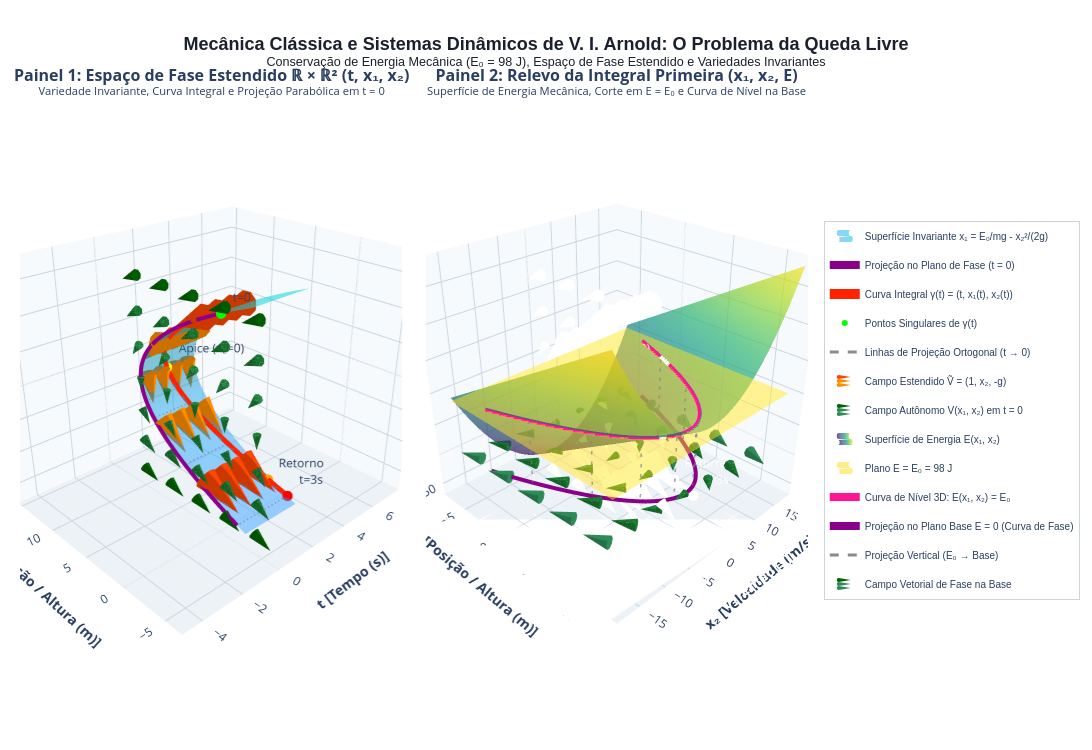

The notebook cell this image was saved under:
### Markdown cell above
# 1.1.14 Example: Free Fall (V. I. Arnold — *Ordinary Differential Equations*)

This notebook implements the scientific and geometric **dual-panel 3D visualization** for the free fall problem, strictly adhering to the geometric framework established by **Vladimir I. Arnold** in his landmark textbook *Ordinary Differential Equations* (Section 1.1: *Phase Spaces*).

---

### 1. Dynamical System Formulation
Newton's equation of motion for a point mass $m$ under uniform gravitational acceleration $g$ is:
$$ m \ddot{x} = -mg \implies \ddot{x} = -g $$

Defining state variables in the phase space $\mathbb{R}^2$:
- $x_1 = x$ (position / height);
- $x_2 = \dot{x}_1$ (velocity).

We obtain the first-order autonomous system of ordinary differential equations:
$$\begin{cases} \dot{x}_1 = x_2 \\ \dot{x}_2 = -g \end{cases}$$

The associated phase velocity vector field on $\mathbb{R}^2$ is $V(x_1, x_2) = (x_2, -g)$.

---

### 2. First Integral and Mechanical Energy Conservation
Multiplying the second equation by $m x_2 = m \dot{x}_1$, we obtain:
$$ m x_2 \dot{x}_2 + mg \dot{x}_1 = 0 \implies \frac{d}{dt} \left( \frac{1}{2}m x_2^2 + mg x_1 \right) = 0 $$

The total mechanical energy function:
$$ E(x_1, x_2) = \frac{1}{2}m x_2^2 + mg x_1 $$
is a **first integral** (conserved quantity / motion invariant) along any phase trajectory:
$$ L_V E = \nabla E \cdot V = (mg)(x_2) + (m x_2)(-g) \equiv 0 $$

For the physical parameters prescribed:
- $g = 9.8\ \text{m/s}^2$
- $m = 1.0\ \text{kg}$
- Initial conditions at $t = 0$: $x_1(0) = 0.0\ \text{m}$, $x_2(0) = 14.0\ \text{m/s}$
- Constant Mechanical Energy: $E_0 = \frac{1}{2}(1.0)(14.0)^2 + (1.0)(9.8)(0.0) = 98.0\ \text{J}$
- Time interval: $t \in [0, 3]\ \text{s}$

The phase trajectories are the level curves given by $E(x_1, x_2) = E_0$, which defines the parabola:
$$ x_1 = \frac{E_0}{mg} - \frac{1}{2g} x_2^2 = 10.0 - \frac{x_2^2}{19.6} $$

---

### 3. Geometry in the Dual 3D Panels

1. **Panel 1: Extended Phase Space $\mathbb{R} \times \mathbb{R}^2$ with coordinates $(t, x_1, x_2)$**
   - **Invariant Manifold (Parabolic Cylinder)**: The energy constraint $E(x_1, x_2) = E_0$ extended across all $t \in [0, 3]$ generates a semitransparent parabolic cylinder.
   - **3D Integral Curve**: $\gamma(t) = \left(t, -\frac{1}{2}gt^2 + v_0 t + x_0, -gt + v_0\right)$ highlighted in bold red, lying directly on the parabolic cylinder surface.
   - **Extended 3D Vector Field**: $\tilde{V}(t, x_1, x_2) = (1, x_2, -g)$ represented by 3D arrows/cones everywhere tangent to the cylindrical manifold.
   - **Phase Plane Projection at $t = 0$**: Orthogonal shadow of the trajectory on the lateral wall, accompanied by the 2D autonomous vector field $V(x_1, x_2) = (x_2, -g)$ (pointing right and down for $x_2 > 0$, purely downward at $x_2 = 0$, and left and down for $x_2 < 0$) and orthogonal dashed drop lines.

2. **Panel 2: First Integral Relief with coordinates $(x_1, x_2, E)$**
   - **Energy Surface**: The 3D graph $E(x_1, x_2) = \frac{1}{2}m x_2^2 + mg x_1$ forming an inclined parabolic trough.
   - **Constant Energy Plane**: Horizontal semitransparent cutting plane at height $E = E_0 = 98.0\ \text{J}$.
   - **Level Curve and Base Projection**: The 3D intersection curve $E(x_1, x_2) = E_0$ and its vertical orthogonal projection onto the base plane $E = 0$ alongside the vector field $V(x_1, x_2) = (x_2, -g)$, geometrically demonstrating that phase trajectories are the level curves of mechanical energy.

### Code cell
# Interactive 3D Visualization via Plotly (Exports HTML and displays interactively)
from free_fall_3d_arnold import build_plotly_figure

fig_plotly = build_plotly_figure()
fig_plotly.write_html('free_fall_arnold_3d.html', include_plotlyjs='cdn')
fig_plotly.show()

### Figure 1 — Plotly figure (JSON) as saved in the notebook; plotly's stock layout.template omitted (floating-point values rounded to 4 significant figures; data arrays with more than 128 entries replaced by an {"elided": "..."} marker saying what was removed)
{"data": [{"colorscale": [[0, "rgba(30,144,255,0.45)"], [1, "rgba(0,206,209,0.55)"]], "hoverinfo": "text", "hovertext": "Variedade de Energia E₀ = 98 J (Cilindro Parabólico)", "legendgroup": "p1_surf", "name": "Superfície Invariante x₁ = E₀/mg - x₂²/(2g)", "scene": "scene", "showlegend": true, "showscale": false, "type": "surface", "x": {"elided": "50x40 float values"}, "y": {"elided": "50x40 float values"}, "z": {"elided": "50x40 float values"}}, {"hoverinfo": "text", "hovertext": "Órbita de Fase Projetada em t = 0: x₁ = 10 - x₂²/19.6", "legendgroup": "p1_proj", "line": {"color": "#8B008B", "width": 8}, "mode": "lines", "name": "Projeção no Plano de Fase (t = 0)", "scene": "scene", "showlegend": true, "type": "scatter3d", "x": {"elided": "250 float values"}, "y": {"elided": "250 float values"}, "z": {"elided": "250 float values"}}, {"hoverinfo": "text", "hovertext": {"elided": "250 str values"}, "legendgroup": "p1_gamma", "line": {"color": "#FF2200", "width": 10}, "mode": "lines", "name": "Curva Integral γ(t) = (t, x₁(t), x₂(t))", "scene": "scene", "showlegend": true, "type": "scatter3d", "x": {"elided": "250 float values"}, "y": {"elided": "250 float values"}, "z": {"elided": "250 float values"}}, {"hoverinfo": "text", "hovertext": ["Início: t=0 s, x₁=0 m, x₂=+14 m/s", "Ápice: t=1.43 s, x₁=10 m, x₂=0 m/s", "Retorno à base: t=2.86 s, x₁=0 m, x₂=-14 m/s", "Fim: t=3.0 s, x₁=-2.1 m, x₂=-15.4 m/s"], "legendgroup": "p1_pts", "marker": {"color": ["#00FF00", "#FFFF00", "#FFA500", "#FF0000"], "size": 6}, "mode": "markers+text", "name": "Pontos Singulares de γ(t)", "scene": "scene", "showlegend": true, "text": [" t=0", " Ápice (x₂=0)", " Retorno", " t=3s"], "textposition": "top right", "type": "scatter3d", "x": [0.0, 1.429, 2.857, 3.0], "y": [0.0, 10.0, 0.0, -2.1], "z": [14.0, 0.0, -14.0, -15.4]}, {"hoverinfo": "none", "legendgroup": "p1_tie", "line": {"color": "rgba(120, 120, 120, 0.85)", "dash": "dash", "width": 3}, "mode": "lines", "name": "Linhas de Projeção Ortogonal (t → 0)", "scene": "scene", "showlegend": true, "type": "scatter3d", "x": [0, 0, null, 0.5, 0, null, 1, 0, null, 1.429, 0, null, 2, 0, null, 2.5, 0, null, 3, 0, null], "y": [0, 0, null, 5.775, 5.775, null, 9.1, 9.1, null, 10.0, 10.0, null, 8.4, 8.4, null, 4.375, 4.375, null, -2.1, -2.1, null], "z": [14, 14, null, 9.1, 9.1, null, 4.2, 4.2, null, -0.00028, -0.00028, null, -5.6, -5.6, null, -10.5, -10.5, null, -15.4, -15.4, null]}, {"anchor": "tail", "colorscale": [[0, "#FF8C00"], [1, "#FF4500"]], "hoverinfo": "text", "hovertext": "Vetor Tangente Estendido Ṽ(t, x₁, x₂) = (1, x₂, -g)", "legendgroup": "p1_cone", "name": "Campo Estendido Ṽ = (1, x₂, -g)", "scene": "scene", "showlegend": true, "showscale": false, "sizemode": "absolute", "sizeref": 1.3, "type": "cone", "u": [0.03221, 0.03221, 0.03221, 0.03221, 0.04335, 0.04335, 0.04335, 0.04335, 0.05076, 0.05076, 0.05076, 0.05076, 0.04335, 0.04335, 0.04335, 0.04335, 0.03221, 0.03221, 0.03221, 0.03221], "v": [-0.9662, -0.9662, -0.9662, -0.9662, -0.6502, -0.6502, -0.6502, -0.6502, 0.0, 0.0, 0.0, 0.0, 0.6502, 0.6502, 0.6502, 0.6502, 0.9662, 0.9662, 0.9662, 0.9662], "w": [-0.789, -0.789, -0.789, -0.789, -1.062, -1.062, -1.062, -1.062, -1.244, -1.244, -1.244, -1.244, -1.062, -1.062, -1.062, -1.062, -0.789, -0.789, -0.789, -0.789], "x": [0.4, 1.133, 1.867, 2.6, 0.4, 1.133, 1.867, 2.6, 0.4, 1.133, 1.867, 2.6, 0.4, 1.133, 1.867, 2.6, 0.4, 1.133, 1.867, 2.6], "y": [2.653, 2.653, 2.653, 2.653, 8.163, 8.163, 8.163, 8.163, 10.0, 10.0, 10.0, 10.0, 8.163, 8.163, 8.163, 8.163, 2.653, 2.653, 2.653, 2.653], "z": [-12.0, -12.0, -12.0, -12.0, -6.0, -6.0, -6.0, -6.0, 0.0, 0.0, 0.0, 0.0, 6.0, 6.0, 6.0, 6.0, 12.0, 12.0, 12.0, 12.0]}, {"hoverinfo": "none", "line": {"color": "#FF4500", "width": 3}, "mode": "lines", "scene": "scene", "showlegend": false, "type": "scatter3d", "x": [0.4, 0.4322, null, 1.133, 1.166, null, 1.867, 1.899, null, 2.6, 2.632, null, 0.4, 0.4433, null, 1.133, 1.177, null, 1.867, 1.91, null, 2.6, 2.643, null, 0.4, 0.4508, null, 1.133, 1.184, null, 1.867, 1.917, null, 2.6, 2.651, null, 0.4, 0.4433, null, 1.133, 1.177, null, 1.867, 1.91, null, 2.6, 2.643, null, 0.4, 0.4322, null, 1.133, 1.166, null, 1.867, 1.899, null, 2.6, 2.632, null], "y": [2.653, 1.687, null, 2.653, 1.687, null, 2.653, 1.687, null, 2.653, 1.687, null, 8.163, 7.513, null, 8.163, 7.513, null, 8.163, 7.513, null, 8.163, 7.513, null, 10, 10, null, 10, 10, null, 10, 10, null, 10, 10, null, 8.163, 8.814, null, 8.163, 8.814, null, 8.163, 8.814, null, 8.163, 8.814, null, 2.653, 3.619, null, 2.653, 3.619, null, 2.653, 3.619, null, 2.653, 3.619, null], "z": [-12, -12.79, null, -12, -12.79, null, -12, -12.79, null, -12, -12.79, null, -6, -7.062, null, -6, -7.062, null, -6, -7.062, null, -6, -7.062, null, 0, -1.244, null, 0, -1.244, null, 0, -1.244, null, 0, -1.244, null, 6, 4.938, null, 6, 4.938, null, 6, 4.938, null, 6, 4.938, null, 12, 11.21, null, 12, 11.21, null, 12, 11.21, null, 12, 11.21, null]}, {"anchor": "tail", "colorscale": [[0, "#2E8B57"], [1, "#006400"]], "hoverinfo": "text", "hovertext": ["V = (x₂=-15.0, -g=-9.8)", "V = (x₂=-15.0, -g=-9.8)", "V = (x₂=-15.0, -g=-9.8)", "V = (x₂=-15.0, -g=-9.8)", "V = (x₂=-15.0, -g=-9.8)", "V = (x₂=-10.0, -g=-9.8)", "V = (x₂=-10.0, -g=-9.8)", "V = (x₂=-10.0, -g=-9.8)", "V = (x₂=-10.0, -g=-9.8)", "V = (x₂=-10.0, -g=-9.8)", "V = (x₂=-5.0, -g=-9.8)", "V = (x₂=-5.0, -g=-9.8)", "V = (x₂=-5.0, -g=-9.8)", "V = (x₂=-5.0, -g=-9.8)", "V = (x₂=-5.0, -g=-9.8)", "V = (x₂=0.0, -g=-9.8)", "V = (x₂=0.0, -g=-9.8)", "V = (x₂=0.0, -g=-9.8)", "V = (x₂=0.0, -g=-9.8)", "V = (x₂=0.0, -g=-9.8)", "V = (x₂=5.0, -g=-9.8)", "V = (x₂=5.0, -g=-9.8)", "V = (x₂=5.0, -g=-9.8)", "V = (x₂=5.0, -g=-9.8)", "V = (x₂=5.0, -g=-9.8)", "V = (x₂=10.0, -g=-9.8)", "V = (x₂=10.0, -g=-9.8)", "V = (x₂=10.0, -g=-9.8)", "V = (x₂=10.0, -g=-9.8)", "V = (x₂=10.0, -g=-9.8)", "V = (x₂=15.0, -g=-9.8)", "V = (x₂=15.0, -g=-9.8)", "V = (x₂=15.0, -g=-9.8)", "V = (x₂=15.0, -g=-9.8)", "V = (x₂=15.0, -g=-9.8)"], "legendgroup": "p1_field2d", "name": "Campo Autônomo V(x₁, x₂) em t = 0", "scene": "scene", "showlegend": true, "showscale": false, "sizemode": "absolute", "sizeref": 0.9, "type": "cone", "u": [0.0, 0.0, 0.0, 0.0, 0.0, 0.0, 0.0, 0.0, 0.0, 0.0, 0.0, 0.0, 0.0, 0.0, 0.0, 0.0, 0.0, 0.0, 0.0, 0.0, 0.0, 0.0, 0.0, 0.0, 0.0, 0.0, 0.0, 0.0, 0.0, 0.0, 0.0, 0.0, 0.0, 0.0, 0.0], "v": [-1.339, -1.339, -1.339, -1.339, -1.339, -1.143, -1.143, -1.143, -1.143, -1.143, -0.7272, -0.7272, -0.7272, -0.7272, -0.7272, 0.0, 0.0, 0.0, 0.0, 0.0, 0.7272, 0.7272, 0.7272, 0.7272, 0.7272, 1.143, 1.143, 1.143, 1.143, 1.143, 1.339, 1.339, 1.339, 1.339, 1.339], "w": [-0.8751, -0.8751, -0.8751, -0.8751, -0.8751, -1.12, -1.12, -1.12, -1.12, -1.12, -1.425, -1.425, -1.425, -1.425, -1.425, -1.6, -1.6, -1.6, -1.6, -1.6, -1.425, -1.425, -1.425, -1.425, -1.425, -1.12, -1.12, -1.12, -1.12, -1.12, -0.8751, -0.8751, -0.8751, -0.8751, -0.8751], "x": [0.0, 0.0, 0.0, 0.0, 0.0, 0.0, 0.0, 0.0, 0.0, 0.0, 0.0, 0.0, 0.0, 0.0, 0.0, 0.0, 0.0, 0.0, 0.0, 0.0, 0.0, 0.0, 0.0, 0.0, 0.0, 0.0, 0.0, 0.0, 0.0, 0.0, 0.0, 0.0, 0.0, 0.0, 0.0], "y": [-4.0, -0.5, 3.0, 6.5, 10.0, -4.0, -0.5, 3.0, 6.5, 10.0, -4.0, -0.5, 3.0, 6.5, 10.0, -4.0, -0.5, 3.0, 6.5, 10.0, -4.0, -0.5, 3.0, 6.5, 10.0, -4.0, -0.5, 3.0, 6.5, 10.0, -4.0, -0.5, 3.0, 6.5, 10.0], "z": [-15.0, -15.0, -15.0, -15.0, -15.0, -10.0, -10.0, -10.0, -10.0, -10.0, -5.0, -5.0, -5.0, -5.0, -5.0, 0.0, 0.0, 0.0, 0.0, 0.0, 5.0, 5.0, 5.0, 5.0, 5.0, 10.0, 10.0, 10.0, 10.0, 10.0, 15.0, 15.0, 15.0, 15.0, 15.0]}, {"hoverinfo": "none", "line": {"color": "#006400", "width": 2}, "mode": "lines", "scene": "scene", "showlegend": false, "type": "scatter3d", "x": [0, 0, null, 0, 0, null, 0, 0, null, 0, 0, null, 0, 0, null, 0, 0, null, 0, 0, null, 0, 0, null, 0, 0, null, 0, 0, null, 0, 0, null, 0, 0, null, 0, 0, null, 0, 0, null, 0, 0, null, 0, 0, null, 0, 0, null, 0, 0, null, 0, 0, null, 0, 0, null, 0, 0, null, 0, 0, null, 0, 0, null, 0, 0, null, 0, 0, null, 0, 0, null, 0, 0, null, 0, 0, null, 0, 0, null, 0, 0, null, 0, 0, null, 0, 0, null, 0, 0, null, 0, 0, null, 0, 0, null], "y": [-4, -5.339, null, -0.5, -1.839, null, 3, 1.661, null, 6.5, 5.161, null, 10, 8.661, null, -4, -5.143, null, -0.5, -1.643, null, 3, 1.857, null, 6.5, 5.357, null, 10, 8.857, null, -4, -4.727, null, -0.5, -1.227, null, 3, 2.273, null, 6.5, 5.773, null, 10, 9.273, null, -4, -4, null, -0.5, -0.5, null, 3, 3, null, 6.5, 6.5, null, 10, 10, null, -4, -3.273, null, -0.5, 0.2272, null, 3, 3.727, null, 6.5, 7.227, null, 10, 10.73, null, -4, -2.857, null, -0.5, 0.6427, null, 3, 4.143, null, 6.5, 7.643, null, 10, 11.14, null, -4, -2.661, null, -0.5, 0.8395, null, 3, 4.339, null, 6.5, 7.839, null, 10, 11.34, null], "z": [-15, -15.88, null, -15, -15.88, null, -15, -15.88, null, -15, -15.88, null, -15, -15.88, null, -10, -11.12, null, -10, -11.12, null, -10, -11.12, null, -10, -11.12, null, -10, -11.12, null, -5, -6.425, null, -5, -6.425, null, -5, -6.425, null, -5, -6.425, null, -5, -6.425, null, 0, -1.6, null, 0, -1.6, null, 0, -1.6, null, 0, -1.6, null, 0, -1.6, null, 5, 3.575, null, 5, 3.575, null, 5, 3.575, null, 5, 3.575, null, 5, 3.575, null, 10, 8.88, null, 10, 8.88, null, 10, 8.88, null, 10, 8.88, null, 10, 8.88, null, 15, 14.12, null, 15, 14.12, null, 15, 14.12, null, 15, 14.12, null, 15, 14.12, null]}, {"colorscale": [[0, "#440154"], [0.1111, "#482878"], [0.2222, "#3e4989"], [0.3333, "#31688e"], [0.4444, "#26828e"], [0.5556, "#1f9e89"], [0.6667, "#35b779"], [0.7778, "#6ece58"], [0.8889, "#b5de2b"], [1, "#fde725"]], "hoverinfo": "text", "hovertext": "Relevo da Integral Primeira: E = 0.5·m·x₂² + m·g·x₁", "legendgroup": "p2_energysurf", "name": "Superfície de Energia E(x₁, x₂)", "opacity": 0.72, "scene": "scene2", "showlegend": true, "showscale": false, "type": "surface", "x": {"elided": "45x45 float values"}, "y": {"elided": "45x45 float values"}, "z": {"elided": "45x45 float values"}}, {"colorscale": [[0, "rgba(255, 215, 0, 0.45)"], [1, "rgba(255, 215, 0, 0.45)"]], "hoverinfo": "text", "hovertext": "Plano de Energia Mecânica Total E₀ = 98.0 J", "legendgroup": "p2_plane", "name": "Plano E = E₀ = 98 J", "scene": "scene2", "showlegend": true, "showscale": false, "type": "surface", "x": {"elided": "45x45 float values"}, "y": {"elided": "45x45 float values"}, "z": {"elided": "45x45 float values"}}, {"hoverinfo": "text", "hovertext": "Interseção 3D: Órbita no Nível E = 98 J", "legendgroup": "p2_level3d", "line": {"color": "#FF1493", "width": 8}, "mode": "lines", "name": "Curva de Nível 3D: E(x₁, x₂) = E₀", "scene": "scene2", "showlegend": true, "type": "scatter3d", "x": {"elided": "200 float values"}, "y": {"elided": "200 float values"}, "z": {"elided": "200 float values"}}, {"hoverinfo": "text", "hovertext": "Órbita no Plano de Fase Base: x₁ = E₀/mg - x₂²/(2g)", "legendgroup": "p2_levelbase", "line": {"color": "#8B008B", "width": 8}, "mode": "lines", "name": "Projeção no Plano Base E = 0 (Curva de Fase)", "scene": "scene2", "showlegend": true, "type": "scatter3d", "x": {"elided": "200 float values"}, "y": {"elided": "200 float values"}, "z": {"elided": "200 float values"}}, {"hoverinfo": "none", "legendgroup": "p2_vert_tie", "line": {"color": "rgba(100, 100, 100, 0.75)", "dash": "dash", "width": 3}, "mode": "lines", "name": "Projeção Vertical (E₀ → Base)", "scene": "scene2", "showlegend": true, "type": "scatter3d", "x": [0.58, 0.58, null, 5.171, 5.171, null, 8.242, 8.242, null, 9.794, 9.794, null, 9.794, 9.794, null, 8.242, 8.242, null, 5.171, 5.171, null, 0.3557, 0.3557, null], "y": [-13.59, -13.59, null, -9.729, -9.729, null, -5.869, -5.869, null, -2.01, -2.01, null, 2.01, 2.01, null, 5.869, 5.869, null, 9.729, 9.729, null, 13.75, 13.75, null], "z": [98, 0, null, 98, 0, null, 98, 0, null, 98, 0, null, 98, 0, null, 98, 0, null, 98, 0, null, 98, 0, null]}, {"anchor": "tail", "colorscale": [[0, "#2E8B57"], [1, "#006400"]], "hoverinfo": "text", "hovertext": ["V(base) = (x₂=-15.0, -g=-9.8)", "V(base) = (x₂=-15.0, -g=-9.8)", "V(base) = (x₂=-15.0, -g=-9.8)", "V(base) = (x₂=-15.0, -g=-9.8)", "V(base) = (x₂=-15.0, -g=-9.8)", "V(base) = (x₂=-10.0, -g=-9.8)", "V(base) = (x₂=-10.0, -g=-9.8)", "V(base) = (x₂=-10.0, -g=-9.8)", "V(base) = (x₂=-10.0, -g=-9.8)", "V(base) = (x₂=-10.0, -g=-9.8)", "V(base) = (x₂=-5.0, -g=-9.8)", "V(base) = (x₂=-5.0, -g=-9.8)", "V(base) = (x₂=-5.0, -g=-9.8)", "V(base) = (x₂=-5.0, -g=-9.8)", "V(base) = (x₂=-5.0, -g=-9.8)", "V(base) = (x₂=0.0, -g=-9.8)", "V(base) = (x₂=0.0, -g=-9.8)", "V(base) = (x₂=0.0, -g=-9.8)", "V(base) = (x₂=0.0, -g=-9.8)", "V(base) = (x₂=0.0, -g=-9.8)", "V(base) = (x₂=5.0, -g=-9.8)", "V(base) = (x₂=5.0, -g=-9.8)", "V(base) = (x₂=5.0, -g=-9.8)", "V(base) = (x₂=5.0, -g=-9.8)", "V(base) = (x₂=5.0, -g=-9.8)", "V(base) = (x₂=10.0, -g=-9.8)", "V(base) = (x₂=10.0, -g=-9.8)", "V(base) = (x₂=10.0, -g=-9.8)", "V(base) = (x₂=10.0, -g=-9.8)", "V(base) = (x₂=10.0, -g=-9.8)", "V(base) = (x₂=15.0, -g=-9.8)", "V(base) = (x₂=15.0, -g=-9.8)", "V(base) = (x₂=15.0, -g=-9.8)", "V(base) = (x₂=15.0, -g=-9.8)", "V(base) = (x₂=15.0, -g=-9.8)"], "legendgroup": "p2_basefield", "name": "Campo Vetorial de Fase na Base", "scene": "scene2", "showlegend": true, "showscale": false, "sizemode": "absolute", "sizeref": 0.9, "type": "cone", "u": [-1.339, -1.339, -1.339, -1.339, -1.339, -1.143, -1.143, -1.143, -1.143, -1.143, -0.7272, -0.7272, -0.7272, -0.7272, -0.7272, 0.0, 0.0, 0.0, 0.0, 0.0, 0.7272, 0.7272, 0.7272, 0.7272, 0.7272, 1.143, 1.143, 1.143, 1.143, 1.143, 1.339, 1.339, 1.339, 1.339, 1.339], "v": [-0.8751, -0.8751, -0.8751, -0.8751, -0.8751, -1.12, -1.12, -1.12, -1.12, -1.12, -1.425, -1.425, -1.425, -1.425, -1.425, -1.6, -1.6, -1.6, -1.6, -1.6, -1.425, -1.425, -1.425, -1.425, -1.425, -1.12, -1.12, -1.12, -1.12, -1.12, -0.8751, -0.8751, -0.8751, -0.8751, -0.8751], "w": [0.0, 0.0, 0.0, 0.0, 0.0, 0.0, 0.0, 0.0, 0.0, 0.0, 0.0, 0.0, 0.0, 0.0, 0.0, 0.0, 0.0, 0.0, 0.0, 0.0, 0.0, 0.0, 0.0, 0.0, 0.0, 0.0, 0.0, 0.0, 0.0, 0.0, 0.0, 0.0, 0.0, 0.0, 0.0], "x": [-5.0, -1.25, 2.5, 6.25, 10.0, -5.0, -1.25, 2.5, 6.25, 10.0, -5.0, -1.25, 2.5, 6.25, 10.0, -5.0, -1.25, 2.5, 6.25, 10.0, -5.0, -1.25, 2.5, 6.25, 10.0, -5.0, -1.25, 2.5, 6.25, 10.0, -5.0, -1.25, 2.5, 6.25, 10.0], "y": [-15.0, -15.0, -15.0, -15.0, -15.0, -10.0, -10.0, -10.0, -10.0, -10.0, -5.0, -5.0, -5.0, -5.0, -5.0, 0.0, 0.0, 0.0, 0.0, 0.0, 5.0, 5.0, 5.0, 5.0, 5.0, 10.0, 10.0, 10.0, 10.0, 10.0, 15.0, 15.0, 15.0, 15.0, 15.0], "z": [0.0, 0.0, 0.0, 0.0, 0.0, 0.0, 0.0, 0.0, 0.0, 0.0, 0.0, 0.0, 0.0, 0.0, 0.0, 0.0, 0.0, 0.0, 0.0, 0.0, 0.0, 0.0, 0.0, 0.0, 0.0, 0.0, 0.0, 0.0, 0.0, 0.0, 0.0, 0.0, 0.0, 0.0, 0.0]}, {"hoverinfo": "none", "line": {"color": "#006400", "width": 2}, "mode": "lines", "scene": "scene2", "showlegend": false, "type": "scatter3d", "x": [-5, -6.339, null, -1.25, -2.589, null, 2.5, 1.161, null, 6.25, 4.911, null, 10, 8.661, null, -5, -6.143, null, -1.25, -2.393, null, 2.5, 1.357, null, 6.25, 5.107, null, 10, 8.857, null, -5, -5.727, null, -1.25, -1.977, null, 2.5, 1.773, null, 6.25, 5.523, null, 10, 9.273, null, -5, -5, null, -1.25, -1.25, null, 2.5, 2.5, null, 6.25, 6.25, null, 10, 10, null, -5, -4.273, null, -1.25, -0.5228, null, 2.5, 3.227, null, 6.25, 6.977, null, 10, 10.73, null, -5, -3.857, null, -1.25, -0.1073, null, 2.5, 3.643, null, 6.25, 7.393, null, 10, 11.14, null, -5, -3.661, null, -1.25, 0.08947, null, 2.5, 3.839, null, 6.25, 7.589, null, 10, 11.34, null], "y": [-15, -15.88, null, -15, -15.88, null, -15, -15.88, null, -15, -15.88, null, -15, -15.88, null, -10, -11.12, null, -10, -11.12, null, -10, -11.12, null, -10, -11.12, null, -10, -11.12, null, -5, -6.425, null, -5, -6.425, null, -5, -6.425, null, -5, -6.425, null, -5, -6.425, null, 0, -1.6, null, 0, -1.6, null, 0, -1.6, null, 0, -1.6, null, 0, -1.6, null, 5, 3.575, null, 5, 3.575, null, 5, 3.575, null, 5, 3.575, null, 5, 3.575, null, 10, 8.88, null, 10, 8.88, null, 10, 8.88, null, 10, 8.88, null, 10, 8.88, null, 15, 14.12, null, 15, 14.12, null, 15, 14.12, null, 15, 14.12, null, 15, 14.12, null], "z": [0, 0, null, 0, 0, null, 0, 0, null, 0, 0, null, 0, 0, null, 0, 0, null, 0, 0, null, 0, 0, null, 0, 0, null, 0, 0, null, 0, 0, null, 0, 0, null, 0, 0, null, 0, 0, null, 0, 0, null, 0, 0, null, 0, 0, null, 0, 0, null, 0, 0, null, 0, 0, null, 0, 0, null, 0, 0, null, 0, 0, null, 0, 0, null, 0, 0, null, 0, 0, null, 0, 0, null, 0, 0, null, 0, 0, null, 0, 0, null, 0, 0, null, 0, 0, null, 0, 0, null, 0, 0, null, 0, 0, null]}], "layout": {"annotations": [{"font": {"size": 16}, "showarrow": false, "text": "<b>Painel 1: Espaço de Fase Estendido ℝ × ℝ² (t, x₁, x₂)</b><br><sup>Variedade Invariante, Curva Integral e Projeção Parabólica em t = 0</sup>", "x": 0.2425, "xanchor": "center", "xref": "paper", "y": 1, "yanchor": "bottom", "yref": "paper"}, {"font": {"size": 16}, "showarrow": false, "text": "<b>Painel 2: Relevo da Integral Primeira (x₁, x₂, E)</b><br><sup>Superfície de Energia Mecânica, Corte em E = E₀ e Curva de Nível na Base</sup>", "x": 0.7575, "xanchor": "center", "xref": "paper", "y": 1, "yanchor": "bottom", "yref": "paper"}], "height": 750, "legend": {"bgcolor": "rgba(255, 255, 255, 0.9)", "bordercolor": "#CBD5E0", "borderwidth": 1, "font": {"family": "Arial, sans-serif", "size": 10}, "x": 1.02, "xanchor": "left", "y": 0.5, "yanchor": "middle"}, "margin": {"b": 30, "l": 20, "r": 20, "t": 100}, "paper_bgcolor": "#FFFFFF", "scene": {"aspectmode": "manual", "aspectratio": {"x": 1.2, "y": 1, "z": 1}, "camera": {"center": {"x": 0, "y": 0, "z": -0.1}, "eye": {"x": -1.75, "y": -1.85, "z": 1.25}, "up": {"x": 0, "y": 0, "z": 1}}, "domain": {"x": [0, 0.485], "y": [0, 1]}, "xaxis": {"backgroundcolor": "#F7FAFC", "gridcolor": "#CBD5E0", "showbackground": true, "title": {"text": "<b>t [Tempo (s)]</b>"}}, "yaxis": {"backgroundcolor": "#F7FAFC", "gridcolor": "#CBD5E0", "showbackground": true, "title": {"text": "<b>x₁ [Posição / Altura (m)]</b>"}}, "zaxis": {"backgroundcolor": "#EDF2F7", "gridcolor": "#CBD5E0", "showbackground": true, "title": {"text": "<b>x₂ [Velocidade (m/s)]</b>"}}}, "scene2": {"aspectmode": "manual", "aspectratio": {"x": 1, "y": 1, "z": 1}, "camera": {"center": {"x": 0, "y": 0, "z": -0.1}, "eye": {"x": 1.75, "y": -1.75, "z": 1.35}, "up": {"x": 0, "y": 0, "z": 1}}, "domain": {"x": [0.515, 1], "y": [0, 1]}, "xaxis": {"backgroundcolor": "#F7FAFC", "gridcolor": "#CBD5E0", "showbackground": true, "title": {"text": "<b>x₁ [Posição / Altura (m)]</b>"}}, "yaxis": {"backgroundcolor": "#F7FAFC", "gridcolor": "#CBD5E0", "showbackground": true, "title": {"text": "<b>x₂ [Velocidade (m/s)]</b>"}}, "zaxis": {"backgroundcolor": "#EDF2F7", "gridcolor": "#CBD5E0", "showbackground": true, "title": {"text": "<b>E [Energia Mecânica (J)]</b>"}}}, "title": {"font": {"color": "#1A202C", "family": "Arial, sans-serif", "size": 18}, "text": "<b>Mecânica Clássica e Sistemas Dinâmicos de V. I. Arnold: O Problema da Queda Livre</b><br><sup>Conservação de Energia Mecânica (E₀ = 98 J), Espaço de Fase Estendido e Variedades Invariantes</sup>", "x": 0.5, "xanchor": "center"}, "width": 1500}}
